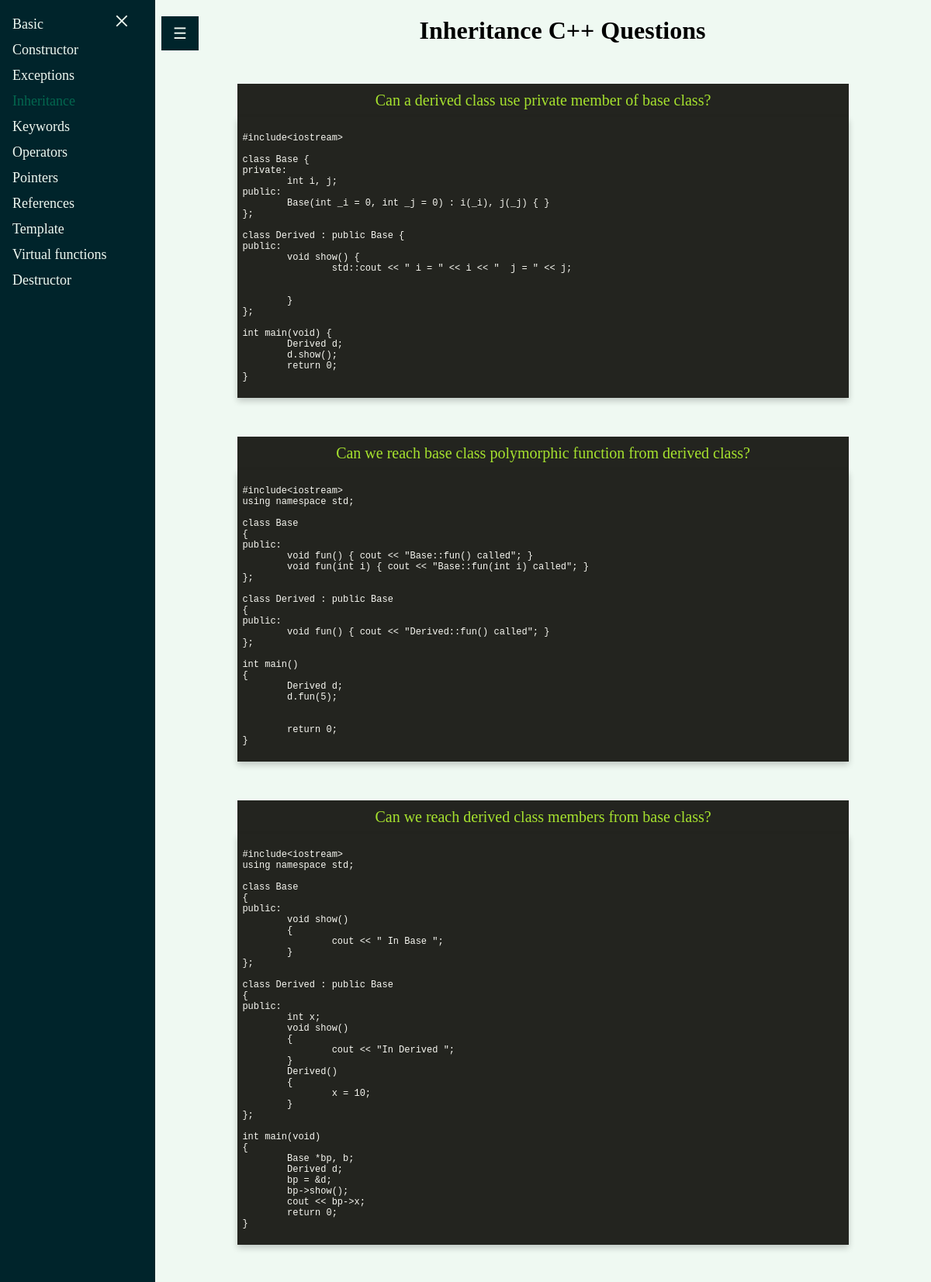
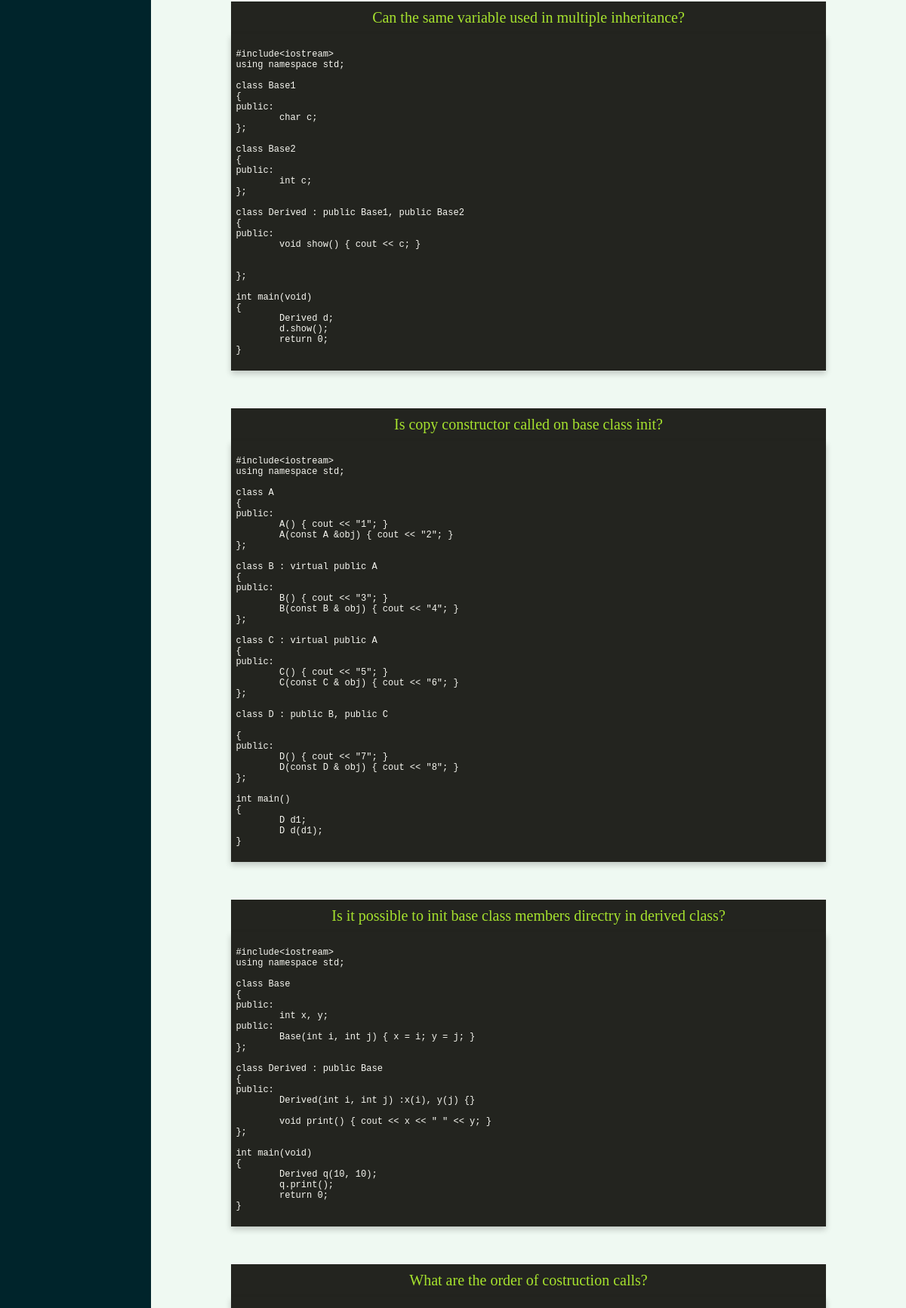
Screenshot of /inheritance (upper part) with the database file from the repository (2 pictures, top to bottom).
### tables this page shows
CREATE TABLE "interviews" (
	"tags"	TEXT,
	"question"	TEXT,
	"code"	TEXT NOT NULL,
	"commented_code"	TEXT NOT NULL,
	"output"	REAL NOT NULL
);

### app/views.py (the view)
@app.route('/<group>')
def mobil(group):
    with sqlite3.connect("app/db.db") as conn:
        conn.row_factory = dict_factory
        c = conn.cursor()
        c.execute("SELECT * FROM interviews")
        datas = c.fetchall()
        out = {}
        for data in datas:
            tags_str = data["tags"]
            tags = tags_str.split(';')
            for tag in tags:
                if tag in out:
                    out[tag] += [data]
                else:
                    out[tag] = [data]
    return render_template("cards.html", groups=out.keys(), datas=out[group], selected_group=group)

### app/views.py (called while the page is built)
def dict_factory(cursor, row):
    d = {}
    for idx, col in enumerate(cursor.description):
        d[col[0]] = row[idx]
    return d

### app/templates/cards.html (shortened to what this page needs)
{% extends 'template.html' %}
{% block head %}
<link class="codestyle" rel="stylesheet" href="{{ url_for('static', filename='css/monokai-sublime.css') }}">
<link rel="stylesheet" href="https://cdnjs.cloudflare.com/ajax/libs/font-awesome/4.7.0/css/font-awesome.min.css">
{% endblock %}
{% block pagetitle %}
<h1><center>{{selected_group.capitalize()}} C++ Questions</center></h1>
{% endblock %}
{% block content %}
{% for elem in datas %}
<div class="card-container">
<div class="base question">
    {{elem.question}}
</div>
<div class="flip-card base">
    <div class="flip-card-inner">
        <div class="flip-card-front">
            <pre class="code front"><code class="hljs cpp">
{{elem.code}}
                </code></pre>
        </div>
        <div class="flip-card-back">
            <pre class="code back"><code  class="hljs cpp">
                </code></pre>
        </div>
    </div>
</div>
</div>
{% endfor %}
</div>
{% endblock %}

### app/templates/template.html (shortened to what this page needs)
<!DOCTYPE html>
<html>
<head>
{% block head %}
{% endblock %}
</head>
<body>
<div class="sidebar" id="mySidebar" >
    <a href="javascript:void(0)" class="closebtn" onclick="closeNav()">×</a>
{% for group in groups %}
    {% if selected_group == group %}
    <a class="active" href="/{{group}}">{{group.capitalize()}}</a>
    {% else %}
    <a href="/{{group}}">{{group.capitalize()}}</a>
    {% endif %}
{% endfor %}
</div>
<div class="main" id="main">
<button id="openbtn" class="openbtn" onclick="openNav()">☰</button>
<div class="title">
{% block pagetitle %}{% endblock %}
</div>
{% block content %}{% endblock %}
</body>
</html>

### app/static/css/monokai-sublime.css (style rules this page uses)
.hljs { display:block;overflow-x:auto;padding:.5em;background:#23241f }
.hljs,.hljs-tag,.hljs-subst { color:#f8f8f2 }

### app/templates/template.html (style rules this page uses)
body { background-color:#eff9f2; }
.sidebar { height: 100%; width: 200px; position: fixed; z-index: 1; top: 0; left: 0; background-color: #00242b; overflow-x: hidden; transition: 0.5s; padding-top: 15px; }
.active, .sidebar a:hover { color: #03674f !important; }
.sidebar a { padding: 6px 8px 6px 16px; text-decoration: none; font-size: 18px; color: #eff9f2; display: block; transition: 0.3s; }
.sidebar .closebtn { color: #eff9f2; position: absolute; top: 0; right: 25px; font-size: 36px; margin-left: 50px; }
.openbtn { font-size: 20px; cursor: pointer; background-color: #00242b; color: #eff9f2; padding: 10px 15px; border: none; position: absolute; }
.main { transition: margin-left .5s; margin-left: 200px; }
.title { padding-left:50px; }

### app/templates/cards.html (style rules this page uses)
.base { width: 60%; margin-left:auto; margin-right:auto; }
.flip-card { background-color: transparent; perspective: 1000px; margin-bottom:50px; }
.flip-card-inner { position: relative; width: 100%; height: 100%; transition: transform 0.6s; transform-style: preserve-3d; box-shadow: 0 4px 8px 0 rgba(0,0,0,0.2); }
.flip-card-front, .flip-card-back { width: 100%; height: 100%; backface-visibility: hidden; }
.flip-card-front { background-color: #23241f; color: #f92672; }
.flip-card-back { background-color: #23241f; color: #f92672; transform: rotateY(180deg); }
.front { position:absolute; width:100%; height:100%; }
.code { margin:0; background-color:#23241f; font-size:12px; }
@media only screen and (max-width: 1300px) { .base { width:80% } }
.question { background-color:#23241f; text-align:center; color:#a6e22e; padding-bottom:10px; padding-top:10px; font-size: 20px; }
.card-container { margin-bottom:50px; margin-top:50px; }

### rows the page displays
interviews: capitalize "Basic"
interviews: capitalize "Constructor"
interviews: capitalize "Exceptions"
interviews: capitalize "Inheritance", question "Can a derived class use private member of base class?", code "#include<iostream> class Base { private: int i, j; public: Base(int _i = 0, int _j = 0) : i(_i), j(_j) { } }; class Derived : public Base { public: void show() { std::cout << \" i = \" << i << \" j = \" << j; } }; int main(void) { Derived d; d.show(); return 0; }"
interviews: capitalize "Keywords"
interviews: capitalize "Operators"
interviews: capitalize "Pointers"
interviews: capitalize "References"
interviews: capitalize "Template"
interviews: capitalize "Virtual functions"
interviews: capitalize "Destructor"
interviews: question "Can we reach base class polymorphic function from derived class?", code "#include<iostream> using namespace std; class Base { public: void fun() { cout << \"Base::fun() called\"; } void fun(int i) { cout << \"Base::fun(int i) called\"; } }; class Derived : public Base { public: void fun() { cout << \"Derived::fun() called\"; } }; int main() { Derived d; d.fun(5); return 0; }"
interviews: question "Can we reach derived class members from base class?", code "#include<iostream> using namespace std; class Base { public: void show() { cout << \" In Base \"; } }; class Derived : public Base { public: int x; void show() { cout << \"In Derived \"; } Derived() { x = 10; } }; int main(void) { Base *bp, b; Derived d; bp = &d; bp->show(); cout << bp->x; return 0; }"
interviews: question "Can the same variable used in multiple inheritance?", code "#include<iostream> using namespace std; class Base1 { public: char c; }; class Base2 { public: int c; }; class Derived : public Base1, public Base2 { public: void show() { cout << c; } }; int main(void) { Derived d; d.show(); return 0; }"
interviews: question "Is copy constructor called on base class init?", code "#include<iostream> using namespace std; class A { public: A() { cout << \"1\"; } A(const A &obj) { cout << \"2\"; } }; class B : virtual public A { public: B() { cout << \"3\"; } B(const B & obj) { cout << \"4\"; } }; class C : virtual public A { public: C() { cout << \"5\"; } C(const C & obj) { cout << \"6\"; } }; class D : public B, public C { public: D() { cout << \"7\"; } D(const D & obj) { cout << \"8\"; } }; int main() { D d1; D d(d1); }"
interviews: question "Is it possible to init base class members directry in derived class?", code "#include<iostream> using namespace std; class Base { public: int x, y; public: Base(int i, int j) { x = i; y = j; } }; class Derived : public Base { public: Derived(int i, int j) :x(i), y(j) {} void print() { cout << x << \" \" << y; } }; int main(void) { Derived q(10, 10); q.print(); return 0; }"
interviews: question "What are the order of costruction calls?"

### other values shown
{{ selected_group.capitalize() }} "Inheritance"
